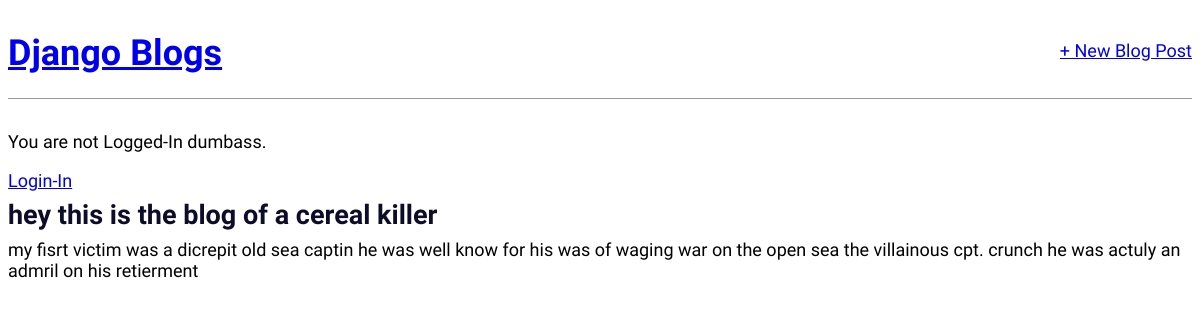
The app's page /, older data.
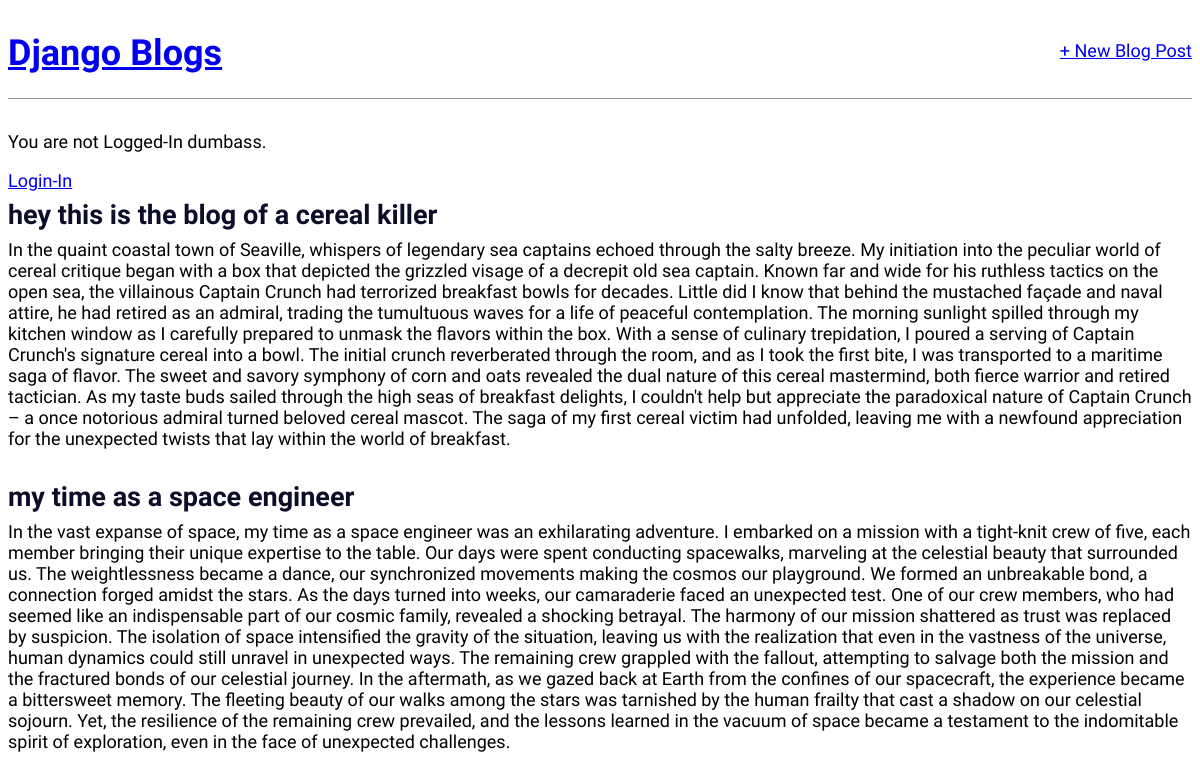
The same page, newer data.
### blog/models.py (models this page shows, shortened)
class Post(models.Model): # A Blog has a title, author, and body.
    title = models.CharField(max_length=200)
    author = models.ForeignKey(
        'auth.User',
        on_delete=models.CASCADE,
    )
    body = models.TextField()

### blog/views.py (the view)
# urls.py: path('',BlogListView.as_view(), name='home')
class BlogListView(ListView):
    model = Post
    template_name = 'home.html'

### templates/home.html
{% extends 'base.html' %}
{% block content %}
    {% for post in object_list %}
        <div class="post-entry">
            <h2><a href="{% url 'post_detail' post.pk %}">{{ post.title }}</a></h2>
            <p>{{ post.body }}</p>
        </div>
    {% endfor %}
{% endblock content %}

Row changes from the older to the newer data that the page shows:
changed Post "hey this is the blog of a cereal killer": body "my fisrt victim was a dicrepit old sea captin he was well know for his was of waging war on the open sea the villainous cpt. crunch he was actuly an admril on his retierment" → "In the quaint coastal town of Seaville, whispers of legendary sea captains echoed through the salty breeze. My initiation into the peculiar world of cereal critique began with a box that depicted the grizzled visage of a decrepit old sea captain. Known far and wide for his ruthless tactics on the open sea, the villainous Captain Crunch had terrorized breakfast bowls for decades. Little did I know that behind the mustached façade and naval attire, he had retired as an admiral, trading the tumultuous waves for a life of peaceful contemplation. The morning sunlight spilled through my kitchen window as I carefully prepared to unmask the flavors within the box. With a sense of culinary…"
added Post: title "my time as a space engineer", body "In the vast expanse of space, my time as a space engineer was an exhilarating adventure. I embarked on a mission with a tight-knit crew of five, each member bringing their unique expertise to the table. Our days were spent conducting spacewalks, marveling at the celestial beauty that surrounded us. The weightlessness became a dance, our synchronized movements making the cosmos our playground. We formed an unbreakable bond, a connection forged amidst the stars. As the days turned into weeks, our camaraderie faced an unexpected test. One of our crew members, who had seemed like an indispensable part of our cosmic family, revealed a shocking betrayal. The harmony of our mission shattered as…"
